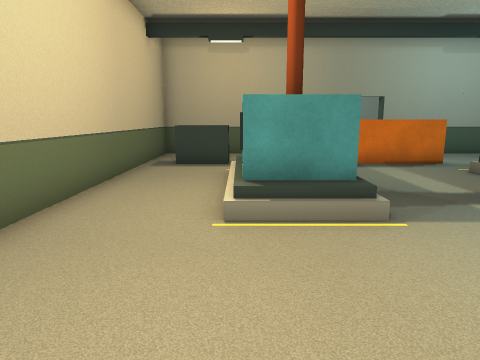
View 1 (above)

19 first-person views from a walk through a scene from a Unity 3-D project. The camera is 1.5 m above the floor, tilts 10° down and sees 70° across. Doors are open. The floor is counted in squares, 1 m on a side. Each view is taken from the middle of a square. On the plan, view 1 faces up. The plan holds only what a view shows up to about 16 squares ahead; the rest is blank. The place goes on beyond the plan. The player character is not drawn.

View 2
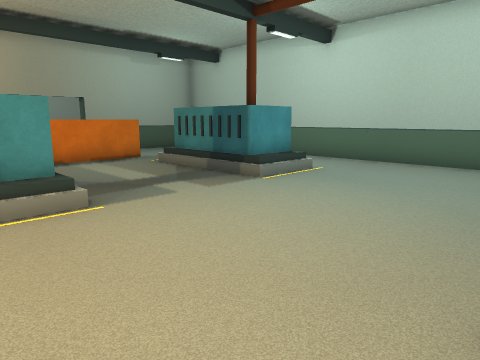

View 3
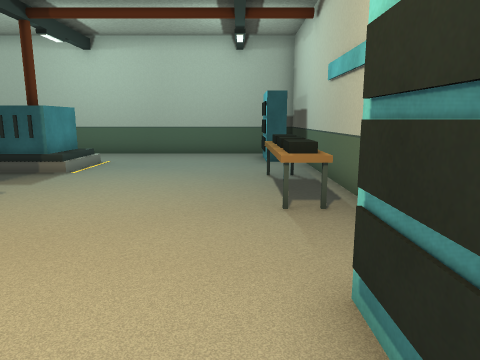

View 4
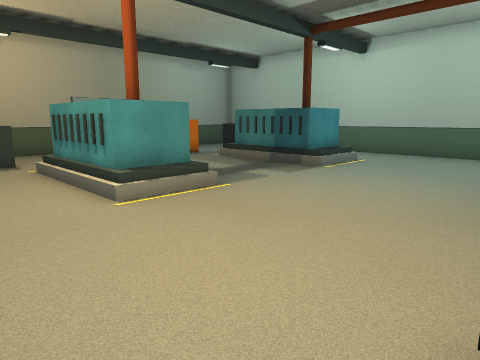

View 5
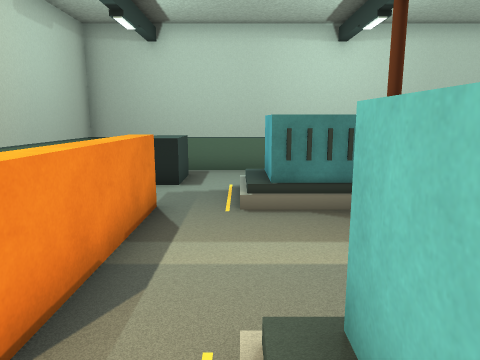

View 6
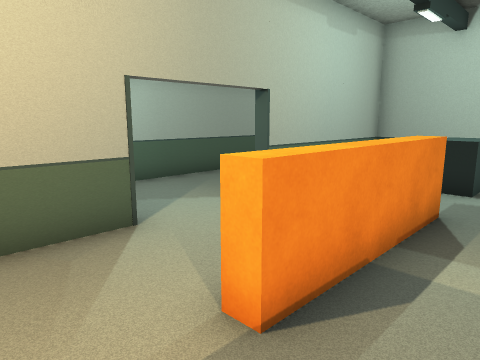

View 7
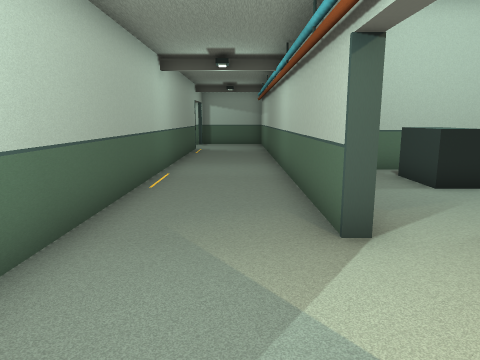

View 8
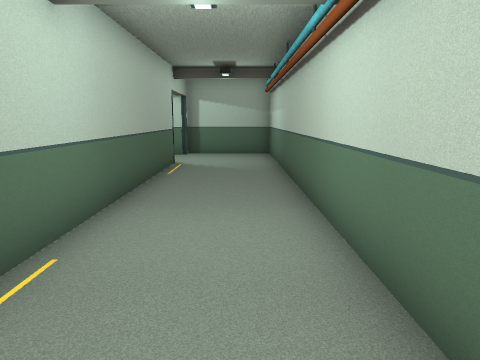

View 9
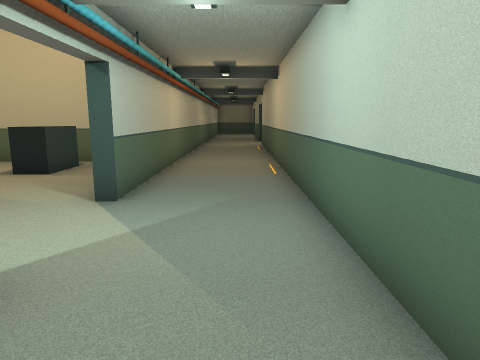

View 10
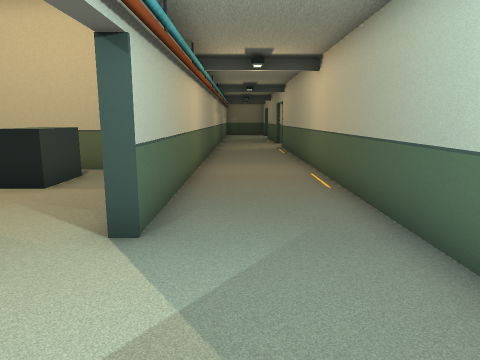

View 11
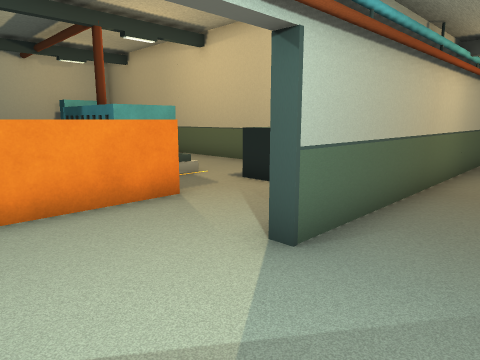

View 12
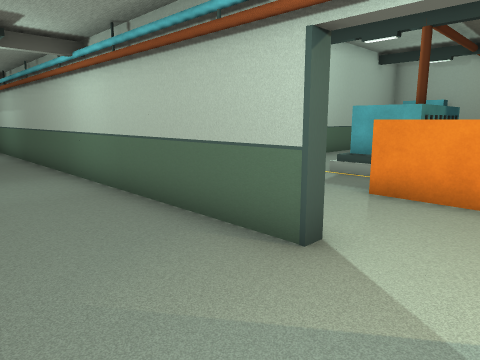

View 13
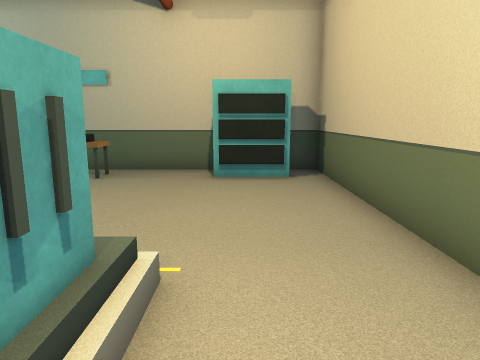

View 14
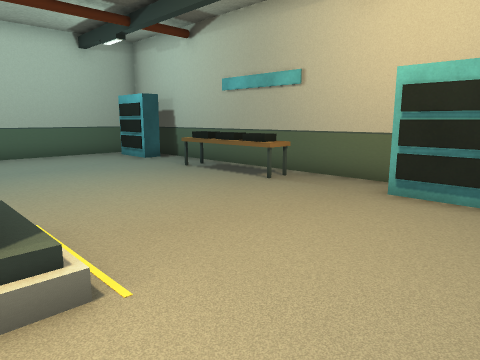

View 15
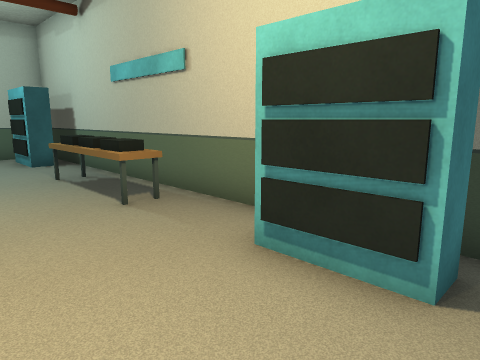

View 16
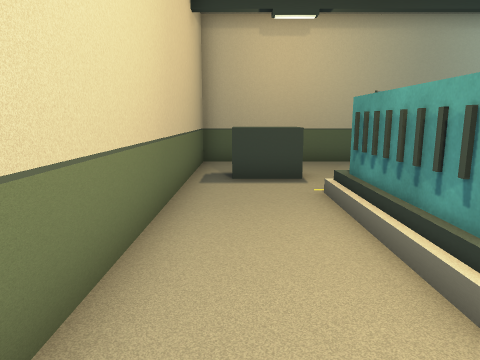

View 17
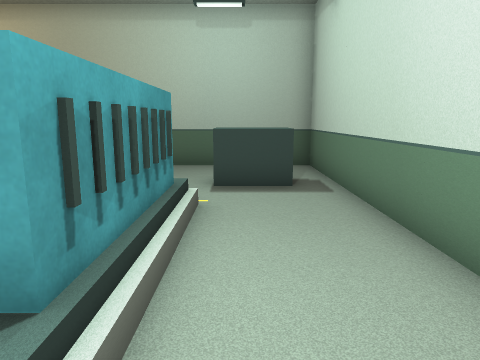

View 18
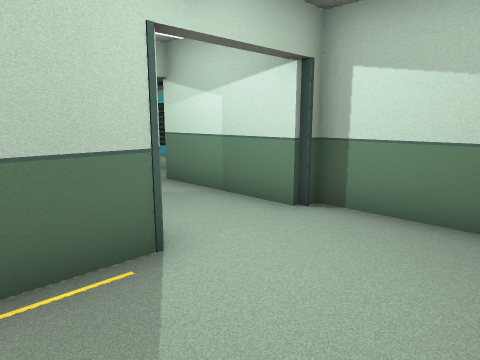

View 19
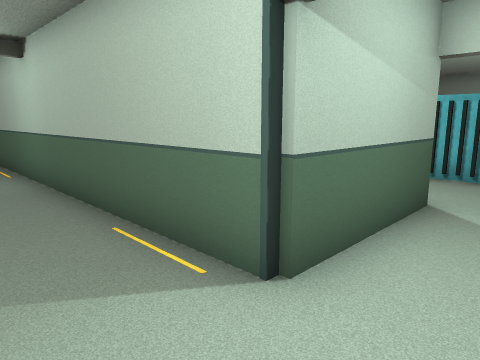

### Floor plan
Key: @ floor where view 1 was taken; # wall or solid block; . floor; / step, stairs or slope; ^ raised ledge; O other object.
Columns run from 8 left of view 1 to 24 right of it. Each row starts with its distance up from view 1.
 24                             ..
 23                             #..#
 22                             #..#
 21                             #..#
 20 #############################..##
 19 ................................#
 18 ................................#
 17 ................................#
 16 ................................#
 15 ###########....##################
 14     #................#
 13     #................#
 12     #.OO..^^^^^^..OO.#
 11     #................#
 10     #...///....///...#
  9     #...^^^....^^^...#
  8     #...###....###...#
  7     #...#O#....#O#...#
  6     #...#O#....#O#...#
  5     #................#
  4     #................#
  3     #................#
  2     #................#
  1     #................#
  0     #...@............#
 -1     #.##...^^^^...##.#
 -2     #.. ...........  #
 -3     #################

Positions as (right, up) in squares from view 1, and headings:
1: (0, 0), facing up
2: (0, -1), facing up-right
3: (-3, 0), facing right
4: (-3, -1), facing up-right
5: (0, 10), facing right
6: (0, 10), facing up-right
7: (2, 17), facing right
8: (8, 17), facing right
9: (9, 18), facing left
10: (7, 17), facing left
11: (6, 18), facing down-left
12: (4, 19), facing down-right
13: (-1, 8), facing down
14: (-3, 6), facing down-right
15: (-3, 2), facing down-right
16: (-2, 3), facing up
17: (10, 4), facing up
18: (18, 16), facing up-right
19: (22, 17), facing up-left
